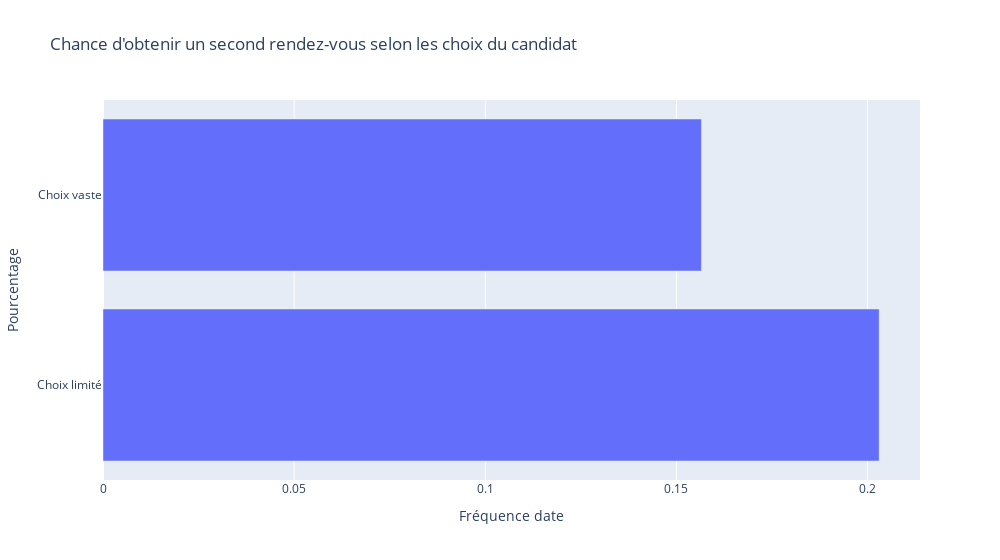

Write notebook code for a chart like this one.
### Markdown cell above
Ce graphique nous montre bien que plus la fréquence de rendez-vous du candidat est élevée, plus il a de chance d'obtenir un second rendez-vous. 

Cela pourrait simplement se traduire par une plus grande expérience dans ce genre d'exercice.

### Code cell
pourcentage_choix = df.groupby('choix_c')['match'].agg(['count', 'sum'])['sum'] / df.groupby('choix_c')['match'].agg(['count', 'sum'])['count']

fig = px.bar(
       y = pourcentage_choix.index,
       x = pourcentage_choix.values,
       title = 'Chance d\'obtenir un second rendez-vous selon les choix du candidat',
       width = 1000,
       orientation = 'h')
fig.update_layout(xaxis_title='Fréquence date', yaxis_title='Pourcentage')
fig.show()

### Figure 1 — Plotly figure (JSON) as saved in the notebook; plotly's stock layout.template omitted (floating-point values rounded to 4 significant figures)
{"data": [{"alignmentgroup": "True", "hovertemplate": "x=%{x}<br>y=%{y}<extra></extra>", "legendgroup": "", "marker": {"color": "#636efa", "pattern": {"shape": ""}}, "name": "", "offsetgroup": "", "orientation": "h", "showlegend": false, "textposition": "auto", "type": "bar", "x": [0.203, 0.1565], "xaxis": "x", "y": ["Choix limité", "Choix vaste"], "yaxis": "y"}], "layout": {"barmode": "relative", "legend": {"tracegroupgap": 0}, "title": {"text": "Chance d'obtenir un second rendez-vous selon les choix du candidat"}, "width": 1000, "xaxis": {"anchor": "y", "domain": [0, 1], "title": {"text": "Fréquence date"}}, "yaxis": {"anchor": "x", "domain": [0, 1], "title": {"text": "Pourcentage"}}}}
